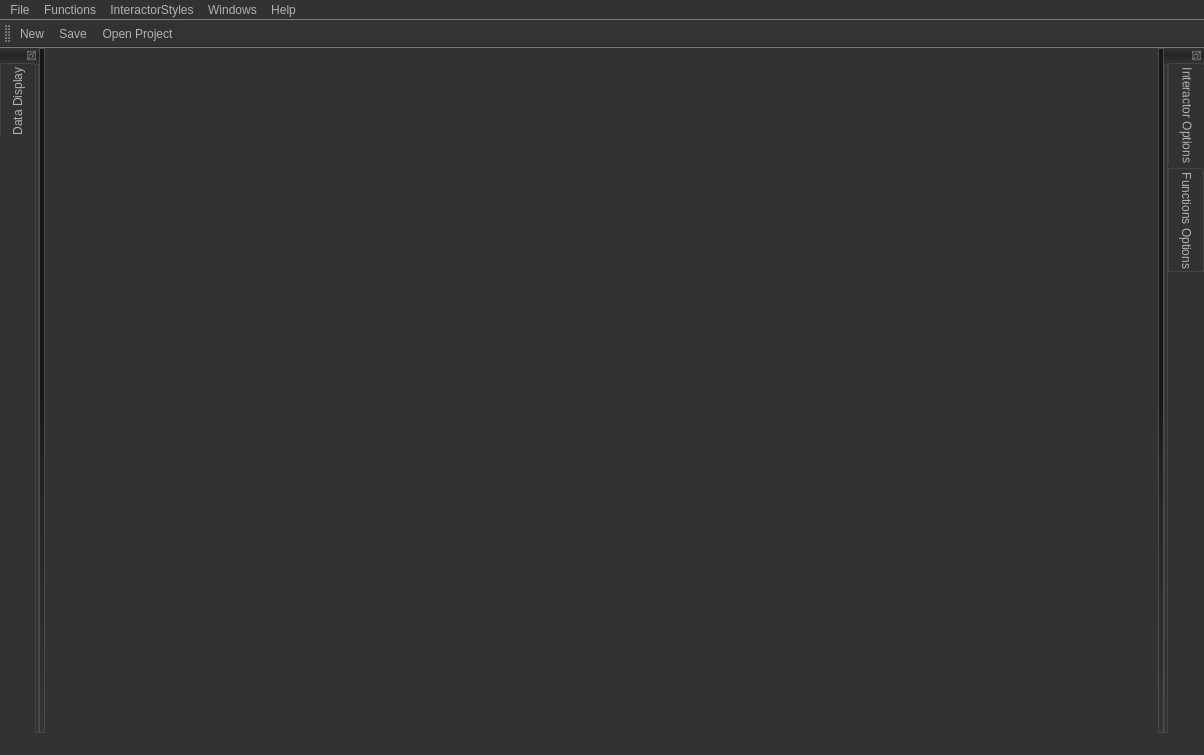
<?xml version="1.0" encoding="UTF-8"?>
<ui version="4.0">
 <class>MainWindow</class>
 <widget class="QMainWindow" name="MainWindow">
  <property name="geometry">
   <rect>
    <x>0</x>
    <y>0</y>
    <width>1204</width>
    <height>755</height>
   </rect>
  </property>
  <property name="windowTitle">
   <string>MainWindow</string>
  </property>
  <property name="styleSheet">
   <string notr="true">* {
	font: 10pt &quot;Lucida Sans&quot;;
}

QToolTip
{
     border: 1px solid black;
     background-color: #ffa02f;
     padding: 1px;
     border-radius: 3px;
     opacity: 100;
}

QWidget
{
    color: #b1b1b1;
    background-color: #323232;
}

QWidget:item:hover
{
    background-color: QLinearGradient( x1: 0, y1: 0, x2: 0, y2: 1, stop: 0 #ffa02f, stop: 1 #ca0619);
    color: #000000;
}

QWidget:item:selected
{
    background-color: QLinearGradient( x1: 0, y1: 0, x2: 0, y2: 1, stop: 0 #ffa02f, stop: 1 #d7801a);
}

QMenuBar::item
{
    background: transparent;
}

QMenuBar::item:selected
{
    background: transparent;
    border: 1px solid #ffaa00;
}

QMenuBar::item:pressed
{
    background: #444;
    border: 1px solid #000;
    background-color: QLinearGradient(
        x1:0, y1:0,
        x2:0, y2:1,
        stop:1 #212121,
        stop:0.4 #343434/*,
        stop:0.2 #343434,
        stop:0.1 #ffaa00*/
    );
    margin-bottom:-1px;
    padding-bottom:1px;
}

QMenu
{
    border: 1px solid #000;
}

QMenu::item
{
    padding: 2px 20px 2px 20px;
}

QMenu::item:selected
{
    color: #000000;
}

QWidget:disabled
{
    color: #404040;
    background-color: #323232;
}

QAbstractItemView
{
    background-color: QLinearGradient( x1: 0, y1: 0, x2: 0, y2: 1, stop: 0 #4d4d4d, stop: 0.1 #646464, stop: 1 #5d5d5d);
}

QWidget:focus
{
    /*border: 2px solid QLinearGradient( x1: 0, y1: 0, x2: 0, y2: 1, stop: 0 #ffa02f, stop: 1 #d7801a);*/
}

QLineEdit
{
    background-color: QLinearGradient( x1: 0, y1: 0, x2: 0, y2: 1, stop: 0 #4d4d4d, stop: 0 #646464, stop: 1 #5d5d5d);
    padding: 1px;
    border-style: solid;
    border: 1px solid #1e1e1e;
    border-radius: 5;
}

QPushButton
{
    color: #b1b1b1;
    background-color: QLinearGradient( x1: 0, y1: 0, x2: 0, y2: 1, stop: 0 #565656, stop: 0.1 #525252, stop: 0.5 #4e4e4e, stop: 0.9 #4a4a4a, stop: 1 #464646);
    border-width: 1px;
    border-color: #1e1e1e;
    border-style: solid;
    border-radius: 6;
    padding: 3px;
    font-size: 12px;
    padding-left: 5px;
    padding-right: 5px;
}

QPushButton:pressed
{
    background-color: QLinearGradient( x1: 0, y1: 0, x2: 0, y2: 1, stop: 0 #2d2d2d, stop: 0.1 #2b2b2b, stop: 0.5 #292929, stop: 0.9 #282828, stop: 1 #252525);
}

QComboBox
{
    selection-background-color: #ffaa00;
    background-color: QLinearGradient( x1: 0, y1: 0, x2: 0, y2: 1, stop: 0 #565656, stop: 0.1 #525252, stop: 0.5 #4e4e4e, stop: 0.9 #4a4a4a, stop: 1 #464646);
    border-style: solid;
    border: 1px solid #1e1e1e;
    border-radius: 5;
}

QComboBox:hover,QPushButton:hover
{
    border: 2px solid QLinearGradient( x1: 0, y1: 0, x2: 0, y2: 1, stop: 0 #ffa02f, stop: 1 #d7801a);
}


QComboBox:on
{
    padding-top: 3px;
    padding-left: 4px;
    background-color: QLinearGradient( x1: 0, y1: 0, x2: 0, y2: 1, stop: 0 #2d2d2d, stop: 0.1 #2b2b2b, stop: 0.5 #292929, stop: 0.9 #282828, stop: 1 #252525);
    selection-background-color: #ffaa00;
}

QComboBox QAbstractItemView
{
    border: 2px solid darkgray;
    selection-background-color: QLinearGradient( x1: 0, y1: 0, x2: 0, y2: 1, stop: 0 #ffa02f, stop: 1 #d7801a);
}

QComboBox::drop-down
{
     subcontrol-origin: padding;
     subcontrol-position: top right;
     width: 15px;

     border-left-width: 0px;
     border-left-color: darkgray;
     border-left-style: solid; /* just a single line */
     border-top-right-radius: 3px; /* same radius as the QComboBox */
     border-bottom-right-radius: 3px;
 }

QComboBox::down-arrow
{
     image: url(:/down_arrow.png);
}

QGroupBox:focus
{
border: 2px solid QLinearGradient( x1: 0, y1: 0, x2: 0, y2: 1, stop: 0 #ffa02f, stop: 1 #d7801a);
}

QTextEdit:focus
{
    border: 2px solid QLinearGradient( x1: 0, y1: 0, x2: 0, y2: 1, stop: 0 #ffa02f, stop: 1 #d7801a);
}

QScrollBar:horizontal {
     border: 1px solid #222222;
     background: QLinearGradient( x1: 0, y1: 0, x2: 0, y2: 1, stop: 0.0 #121212, stop: 0.2 #282828, stop: 1 #484848);
     height: 7px;
     margin: 0px 16px 0 16px;
}

QScrollBar::handle:horizontal
{
      background: QLinearGradient( x1: 0, y1: 0, x2: 1, y2: 0, stop: 0 #ffa02f, stop: 0.5 #d7801a, stop: 1 #ffa02f);
      min-height: 20px;
      border-radius: 2px;
}

QScrollBar::add-line:horizontal {
      border: 1px solid #1b1b19;
      border-radius: 2px;
      background: QLinearGradient( x1: 0, y1: 0, x2: 1, y2: 0, stop: 0 #ffa02f, stop: 1 #d7801a);
      width: 14px;
      subcontrol-position: right;
      subcontrol-origin: margin;
}

QScrollBar::sub-line:horizontal {
      border: 1px solid #1b1b19;
      border-radius: 2px;
      background: QLinearGradient( x1: 0, y1: 0, x2: 1, y2: 0, stop: 0 #ffa02f, stop: 1 #d7801a);
      width: 14px;
     subcontrol-position: left;
     subcontrol-origin: margin;
}

QScrollBar::right-arrow:horizontal, QScrollBar::left-arrow:horizontal
{
      border: 1px solid black;
      width: 1px;
      height: 1px;
      background: white;
}

QScrollBar::add-page:horizontal, QScrollBar::sub-page:horizontal
{
      background: none;
}

QScrollBar:vertical
{
      background: QLinearGradient( x1: 0, y1: 0, x2: 1, y2: 0, stop: 0.0 #121212, stop: 0.2 #282828, stop: 1 #484848);
      width: 7px;
      margin: 16px 0 16px 0;
      border: 1px solid #222222;
}

QScrollBar::handle:vertical
{
      background: QLinearGradient( x1: 0, y1: 0, x2: 0, y2: 1, stop: 0 #ffa02f, stop: 0.5 #d7801a, stop: 1 #ffa02f);
      min-height: 20px;
      border-radius: 2px;
}

QScrollBar::add-line:vertical
{
      border: 1px solid #1b1b19;
      border-radius: 2px;
      background: QLinearGradient( x1: 0, y1: 0, x2: 0, y2: 1, stop: 0 #ffa02f, stop: 1 #d7801a);
      height: 14px;
      subcontrol-position: bottom;
      subcontrol-origin: margin;
}

QScrollBar::sub-line:vertical
{
      border: 1px solid #1b1b19;
      border-radius: 2px;
      background: QLinearGradient( x1: 0, y1: 0, x2: 0, y2: 1, stop: 0 #d7801a, stop: 1 #ffa02f);
      height: 14px;
      subcontrol-position: top;
      subcontrol-origin: margin;
}

QScrollBar::up-arrow:vertical, QScrollBar::down-arrow:vertical
{
      border: 1px solid black;
      width: 1px;
      height: 1px;
      background: white;
}


QScrollBar::add-page:vertical, QScrollBar::sub-page:vertical
{
      background: none;
}

QTextEdit
{
    background-color: #242424;
}

QPlainTextEdit
{
    background-color: #242424;
}

QHeaderView::section
{
    background-color: QLinearGradient(x1:0, y1:0, x2:0, y2:1, stop:0 #616161, stop: 0.5 #505050, stop: 0.6 #434343, stop:1 #656565);
    color: white;
    padding-left: 4px;
    border: 1px solid #6c6c6c;
}

QCheckBox:disabled
{
color: #414141;
}

QDockWidget::title
{
    text-align: center;
    spacing: 3px; /* spacing between items in the tool bar */
    background-color: QLinearGradient(x1:0, y1:0, x2:0, y2:1, stop:0 #323232, stop: 0.5 #242424, stop:1 #323232);
}

QDockWidget::close-button, QDockWidget::float-button
{
    text-align: center;
    spacing: 1px; /* spacing between items in the tool bar */
    background-color: QLinearGradient(x1:0, y1:0, x2:0, y2:1, stop:0 #323232, stop: 0.5 #242424, stop:1 #323232);
}

QDockWidget::close-button:hover, QDockWidget::float-button:hover
{
    background: #242424;
}

QDockWidget::close-button:pressed, QDockWidget::float-button:pressed
{
    padding: 1px -1px -1px 1px;
}

QMainWindow::separator
{
    background-color: QLinearGradient(x1:0, y1:0, x2:0, y2:1, stop:0 #161616, stop: 0.5 #151515, stop: 0.6 #212121, stop:1 #343434);
    color: white;
    padding-left: 4px;
    border: 1px solid #4c4c4c;
    spacing: 3px; /* spacing between items in the tool bar */
}

QMainWindow::separator:hover
{

    background-color: QLinearGradient(x1:0, y1:0, x2:0, y2:1, stop:0 #d7801a, stop:0.5 #b56c17 stop:1 #ffa02f);
    color: white;
    padding-left: 4px;
    border: 1px solid #6c6c6c;
    spacing: 3px; /* spacing between items in the tool bar */
}

QToolBar::handle
{
     spacing: 3px; /* spacing between items in the tool bar */
     background: url(:/images/handle.png);
}

QMenu::separator
{
    height: 2px;
    background-color: QLinearGradient(x1:0, y1:0, x2:0, y2:1, stop:0 #161616, stop: 0.5 #151515, stop: 0.6 #212121, stop:1 #343434);
    color: white;
    padding-left: 4px;
    margin-left: 10px;
    margin-right: 5px;
}

QProgressBar
{
    border: 2px solid grey;
    border-radius: 5px;
    text-align: center;
}

QProgressBar::chunk
{
    background-color: #d7801a;
    width: 2.15px;
    margin: 0.5px;
}

QTabBar::tab {
    color: #b1b1b1;
    border: 1px solid #444;
    border-bottom-style: none;
    background-color: #323232;
    padding-left: 10px;
    padding-right: 10px;
    padding-top: 3px;
    padding-bottom: 2px;
    margin-right: -1px;
}

QTabWidget::pane {
    border: 1px solid #444;
    top: 1px;
}

QTabBar::tab:last
{
    margin-right: 0; /* the last selected tab has nothing to overlap with on the right */
    border-top-right-radius: 3px;
}

QTabBar::tab:first:!selected
{
 margin-left: 0px; /* the last selected tab has nothing to overlap with on the right */


    border-top-left-radius: 3px;
}

QTabBar::tab:!selected
{
    color: #b1b1b1;
    border-bottom-style: solid;
    margin-top: 3px;
    background-color: QLinearGradient(x1:0, y1:0, x2:0, y2:1, stop:1 #212121, stop:.4 #343434);
}

QTabBar::tab:selected
{
    border-top-left-radius: 3px;
    border-top-right-radius: 3px;
    margin-bottom: 0px;
}

QTabBar::tab:!selected:hover
{
    /*border-top: 2px solid #ffaa00;
    padding-bottom: 3px;*/
    border-top-left-radius: 3px;
    border-top-right-radius: 3px;
    background-color: QLinearGradient(x1:0, y1:0, x2:0, y2:1, stop:1 #212121, stop:0.4 #343434, stop:0.2 #343434, stop:0.1 #ffaa00);
}

QRadioButton::indicator:checked, QRadioButton::indicator:unchecked{
    color: #b1b1b1;
    background-color: #323232;
    border: 1px solid #b1b1b1;
    border-radius: 6px;
}

QRadioButton::indicator:checked
{
    background-color: qradialgradient(
        cx: 0.5, cy: 0.5,
        fx: 0.5, fy: 0.5,
        radius: 1.0,
        stop: 0.25 #ffaa00,
        stop: 0.3 #323232
    );
}

QCheckBox::indicator{
    color: #b1b1b1;
    background-color: #323232;
    border: 1px solid #b1b1b1;
    width: 9px;
    height: 9px;
}

QRadioButton::indicator
{
    border-radius: 6px;
}

QRadioButton::indicator:hover, QCheckBox::indicator:hover
{
    border: 1px solid #ffaa00;
}

QCheckBox::indicator:checked
{
    image:url(:/images/checkbox.png);
}

QCheckBox::indicator:disabled, QRadioButton::indicator:disabled
{
    border: 1px solid #444;
}</string>
  </property>
  <widget class="QWidget" name="centralwidget">
   <layout class="QGridLayout" name="gridLayout_2">
    <property name="leftMargin">
     <number>1</number>
    </property>
    <property name="topMargin">
     <number>1</number>
    </property>
    <property name="rightMargin">
     <number>1</number>
    </property>
    <property name="bottomMargin">
     <number>1</number>
    </property>
    <property name="spacing">
     <number>1</number>
    </property>
    <item row="0" column="0">
     <widget class="QWidget" name="viewerArea" native="true"/>
    </item>
   </layout>
  </widget>
  <widget class="QMenuBar" name="menubar">
   <property name="geometry">
    <rect>
     <x>0</x>
     <y>0</y>
     <width>1204</width>
     <height>21</height>
    </rect>
   </property>
   <property name="defaultUp">
    <bool>false</bool>
   </property>
   <property name="nativeMenuBar">
    <bool>true</bool>
   </property>
   <widget class="QMenu" name="menuFiles">
    <property name="title">
     <string>File</string>
    </property>
    <widget class="QMenu" name="menuImport_Data">
     <property name="title">
      <string>Import Data...</string>
     </property>
    </widget>
    <widget class="QMenu" name="menuOpen_Recent_Projects">
     <property name="title">
      <string>Open Recent Projects...</string>
     </property>
    </widget>
    <widget class="QMenu" name="menuExport_Data">
     <property name="title">
      <string>Export Data...</string>
     </property>
    </widget>
    <addaction name="actionNew"/>
    <addaction name="separator"/>
    <addaction name="actionSave"/>
    <addaction name="actionSave_As"/>
    <addaction name="actionLoad"/>
    <addaction name="menuOpen_Recent_Projects"/>
    <addaction name="separator"/>
    <addaction name="menuImport_Data"/>
    <addaction name="menuExport_Data"/>
    <addaction name="separator"/>
    <addaction name="actionClose_Project"/>
    <addaction name="separator"/>
    <addaction name="actionExit"/>
   </widget>
   <widget class="QMenu" name="menuInteractorStyles">
    <property name="title">
     <string>InteractorStyles</string>
    </property>
   </widget>
   <widget class="QMenu" name="menuFunctions">
    <property name="title">
     <string>Functions</string>
    </property>
   </widget>
   <widget class="QMenu" name="menuView">
    <property name="title">
     <string>Windows</string>
    </property>
    <addaction name="actionHide_Left_Panel"/>
    <addaction name="actionHide_Right_Panel"/>
    <addaction name="separator"/>
    <addaction name="actionDock_Left_Panel"/>
    <addaction name="actionDock_Right_Panel"/>
   </widget>
   <widget class="QMenu" name="menuHelp">
    <property name="title">
     <string>Help</string>
    </property>
    <addaction name="actionAbout"/>
    <addaction name="actionHelp"/>
   </widget>
   <addaction name="menuFiles"/>
   <addaction name="menuFunctions"/>
   <addaction name="menuInteractorStyles"/>
   <addaction name="menuView"/>
   <addaction name="menuHelp"/>
  </widget>
  <widget class="QToolBar" name="toolBar">
   <property name="windowTitle">
    <string>toolBar</string>
   </property>
   <attribute name="toolBarArea">
    <enum>TopToolBarArea</enum>
   </attribute>
   <attribute name="toolBarBreak">
    <bool>false</bool>
   </attribute>
   <addaction name="actionNew"/>
   <addaction name="actionSave"/>
   <addaction name="actionLoad"/>
   <addaction name="separator"/>
  </widget>
  <widget class="QDockWidget" name="dockLeft">
   <property name="maximumSize">
    <size>
     <width>450</width>
     <height>524287</height>
    </size>
   </property>
   <property name="features">
    <set>QDockWidget::DockWidgetFloatable</set>
   </property>
   <property name="allowedAreas">
    <set>Qt::NoDockWidgetArea</set>
   </property>
   <attribute name="dockWidgetArea">
    <number>1</number>
   </attribute>
   <widget class="QWidget" name="dockWidgetContents_5">
    <layout class="QGridLayout" name="gridLayout_3">
     <property name="leftMargin">
      <number>0</number>
     </property>
     <property name="topMargin">
      <number>0</number>
     </property>
     <property name="rightMargin">
      <number>0</number>
     </property>
     <property name="bottomMargin">
      <number>0</number>
     </property>
     <property name="spacing">
      <number>0</number>
     </property>
     <item row="0" column="0">
      <widget class="QTabWidget" name="tabwidgetLeft">
       <property name="maximumSize">
        <size>
         <width>16777215</width>
         <height>16777215</height>
        </size>
       </property>
       <property name="tabPosition">
        <enum>QTabWidget::West</enum>
       </property>
       <property name="tabShape">
        <enum>QTabWidget::Rounded</enum>
       </property>
       <property name="currentIndex">
        <number>0</number>
       </property>
       <property name="elideMode">
        <enum>Qt::ElideNone</enum>
       </property>
       <property name="usesScrollButtons">
        <bool>false</bool>
       </property>
       <property name="documentMode">
        <bool>false</bool>
       </property>
       <property name="tabsClosable">
        <bool>false</bool>
       </property>
       <property name="tabBarAutoHide">
        <bool>false</bool>
       </property>
       <widget class="QWidget" name="tabDataDisplay">
        <attribute name="title">
         <string>Data Display</string>
        </attribute>
        <attribute name="toolTip">
         <string>This panel display all data and its relavent informations</string>
        </attribute>
       </widget>
      </widget>
     </item>
    </layout>
   </widget>
  </widget>
  <widget class="QDockWidget" name="dockRight">
   <property name="maximumSize">
    <size>
     <width>450</width>
     <height>524287</height>
    </size>
   </property>
   <property name="features">
    <set>QDockWidget::DockWidgetFloatable</set>
   </property>
   <property name="allowedAreas">
    <set>Qt::NoDockWidgetArea</set>
   </property>
   <attribute name="dockWidgetArea">
    <number>2</number>
   </attribute>
   <widget class="QWidget" name="dockWidgetContents_6">
    <layout class="QGridLayout" name="gridLayout">
     <property name="leftMargin">
      <number>0</number>
     </property>
     <property name="topMargin">
      <number>0</number>
     </property>
     <property name="rightMargin">
      <number>0</number>
     </property>
     <property name="bottomMargin">
      <number>0</number>
     </property>
     <property name="spacing">
      <number>0</number>
     </property>
     <item row="0" column="0">
      <widget class="QTabWidget" name="tabwidgetRight">
       <property name="maximumSize">
        <size>
         <width>16777215</width>
         <height>16777215</height>
        </size>
       </property>
       <property name="tabPosition">
        <enum>QTabWidget::East</enum>
       </property>
       <property name="tabShape">
        <enum>QTabWidget::Rounded</enum>
       </property>
       <property name="currentIndex">
        <number>0</number>
       </property>
       <property name="elideMode">
        <enum>Qt::ElideNone</enum>
       </property>
       <property name="usesScrollButtons">
        <bool>false</bool>
       </property>
       <property name="documentMode">
        <bool>false</bool>
       </property>
       <property name="tabsClosable">
        <bool>false</bool>
       </property>
       <property name="tabBarAutoHide">
        <bool>false</bool>
       </property>
       <widget class="QWidget" name="tabInteractors">
        <attribute name="title">
         <string>Interactor Options</string>
        </attribute>
        <attribute name="toolTip">
         <string>This panel display all data and its relavent informations</string>
        </attribute>
       </widget>
       <widget class="QWidget" name="tabPipeline">
        <attribute name="title">
         <string>Functions Options</string>
        </attribute>
       </widget>
      </widget>
     </item>
    </layout>
   </widget>
  </widget>
  <widget class="QStatusBar" name="statusbar"/>
  <action name="actionPrepare_Viewers">
   <property name="text">
    <string>Prepare Viewers</string>
   </property>
  </action>
  <action name="actionDisplayCube">
   <property name="text">
    <string>Display Cubes</string>
   </property>
  </action>
  <action name="actionTest_Switch_Interactor">
   <property name="text">
    <string>Test Switch Interactor</string>
   </property>
  </action>
  <action name="actionDescync_Upper_Left_Viewer">
   <property name="text">
    <string>Descync Upper Left Viewer</string>
   </property>
  </action>
  <action name="actionDisplay_Axis_Actor">
   <property name="text">
    <string>Display Axis Actor</string>
   </property>
  </action>
  <action name="actionNew">
   <property name="icon">
    <iconset>
     <normaloff>:/QvtkViewer/icon/new.png</normaloff>:/QvtkViewer/icon/new.png</iconset>
   </property>
   <property name="text">
    <string>New</string>
   </property>
  </action>
  <action name="actionSave">
   <property name="icon">
    <iconset>
     <normaloff>:/QvtkViewer/icon/save.png</normaloff>:/QvtkViewer/icon/save.png</iconset>
   </property>
   <property name="text">
    <string>Save...</string>
   </property>
   <property name="shortcut">
    <string>Ctrl+S</string>
   </property>
  </action>
  <action name="actionLoad">
   <property name="icon">
    <iconset>
     <normaloff>:/QvtkViewer/icon/folder.png</normaloff>:/QvtkViewer/icon/folder.png</iconset>
   </property>
   <property name="text">
    <string>Open Project...</string>
   </property>
  </action>
  <action name="actionSave_As">
   <property name="text">
    <string>Save As...</string>
   </property>
  </action>
  <action name="actionClose_Project">
   <property name="text">
    <string>Close Project</string>
   </property>
  </action>
  <action name="actionExit">
   <property name="text">
    <string>Exit</string>
   </property>
  </action>
  <action name="actionHide_Left_Panel">
   <property name="checkable">
    <bool>true</bool>
   </property>
   <property name="text">
    <string>Hide Left Panel</string>
   </property>
  </action>
  <action name="actionHide_Right_Panel">
   <property name="checkable">
    <bool>true</bool>
   </property>
   <property name="text">
    <string>Hide Right Panel</string>
   </property>
  </action>
  <action name="actionDock_Left_Panel">
   <property name="checkable">
    <bool>true</bool>
   </property>
   <property name="checked">
    <bool>true</bool>
   </property>
   <property name="text">
    <string>Dock Left Panel</string>
   </property>
  </action>
  <action name="actionDock_Right_Panel">
   <property name="checkable">
    <bool>true</bool>
   </property>
   <property name="checked">
    <bool>true</bool>
   </property>
   <property name="text">
    <string>Dock Right Panel</string>
   </property>
  </action>
  <action name="actionAbout">
   <property name="text">
    <string>About</string>
   </property>
  </action>
  <action name="actionHelp">
   <property name="text">
    <string>Help</string>
   </property>
  </action>
  <action name="actiontest">
   <property name="text">
    <string>test</string>
   </property>
  </action>
  <action name="actiontest_2">
   <property name="text">
    <string>test</string>
   </property>
  </action>
  <action name="actionTest">
   <property name="text">
    <string>test</string>
   </property>
  </action>
 </widget>
 <resources/>
 <connections/>
</ui>
